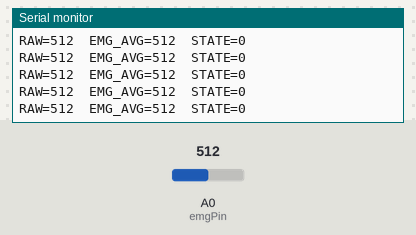
A sketch run on a simulated Arduino Uno, built with avr-gcc and run on an emulated ATmega328P. Parts: the last lines printed to the serial monitor. The test bench sets the inputs (shaded band); at power-on: A0 (emgPin) = 512.

Above: at 2.8 s.
2.9 s: A0 (emgPin) set to 986
At 2.92 s:
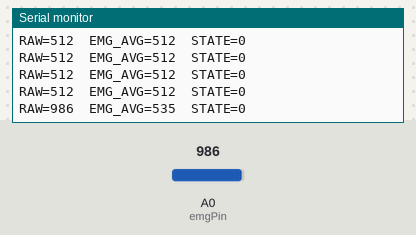
5.9 s: A0 (emgPin) set to 1013
At 5.94 s:
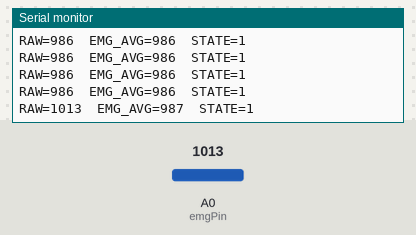
Timing chart, 0 to 8.9 s (numbered marks = the images above; inputs shaded):
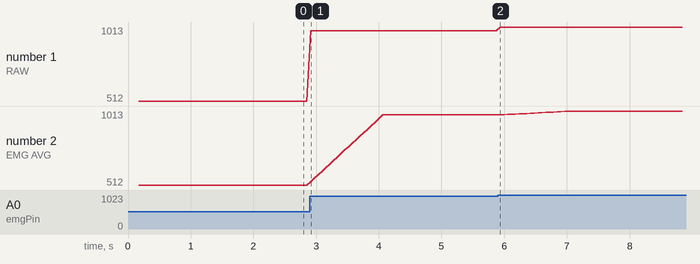

Measured:
- after the input at 2.9 s, the serial monitor: prints a new line at once (image 1)
- after the input at 5.9 s, the serial monitor: prints a new line at once (image 2)
- plotted number 1: 512 → 986 after the input at 2.9 s, 986 → 1013 after the input at 5.9 s
- plotted number 2: 512 → 986 after the input at 2.9 s, 986 → 1013 after the input at 5.9 s

The sketch:

extension_emg_arm.ino
```cpp
#include <SoftwareSerial.h>
SoftwareSerial BT(3, 2); // RX, TX  (keep same as your original transmitter)

const int emgPin = A0;   // EMG module analog output goes here

// ---- Tuning parameters (you MUST calibrate these) ----
int thresholdHigh = 620;   // EMG "close" threshold (start here, adjust after Serial readings)
int thresholdLow  = 560;   // EMG "open" threshold (lower than high to create hysteresis)

const int samples = 20;    // smoothing window (increase if signal is noisy)
int emgBuf[samples];
long emgSum = 0;
int emgIdx = 0;

int gripState = 0; // 0 = open, 1 = close

void setup() {
  Serial.begin(9600);
  BT.begin(9600);

  pinMode(emgPin, INPUT);

  // init smoothing buffer
  for (int i = 0; i < samples; i++) {
    emgBuf[i] = analogRead(emgPin);
    emgSum += emgBuf[i];
    delay(5);
  }

  Serial.println("EMG transmitter ready. Watch EMG_AVG values and tune thresholds.");
}

void loop() {
  // Read EMG and smooth it (moving average)
  int raw = analogRead(emgPin);

  emgSum -= emgBuf[emgIdx];
  emgBuf[emgIdx] = raw;
  emgSum += emgBuf[emgIdx];
  emgIdx++;
  if (emgIdx >= samples) emgIdx = 0;

  int emgAvg = (int)(emgSum / samples);

  // Hysteresis decision (prevents rapid toggling)
  if (gripState == 0 && emgAvg >= thresholdHigh) {
    gripState = 1; // close
  } else if (gripState == 1 && emgAvg <= thresholdLow) {
    gripState = 0; // open
  }

  // Debug output for calibration
  Serial.print("RAW=");
  Serial.print(raw);
  Serial.print("\tEMG_AVG=");
  Serial.print(emgAvg);
  Serial.print("\tSTATE=");
  Serial.println(gripState);

  // Keep your original protocol style:
  // Receiver can look for "OK" and then read 5 digits.
  // Here we apply the same command to all 5 fingers.
  sendCommand(gripState);

  delay(50);
}

void sendCommand(int state) {
  // state: 0=open, 1=close
  BT.print("OK");
  BT.print(state);
  BT.print(state);
  BT.print(state);
  BT.print(state);
  BT.println(state);
}
```
